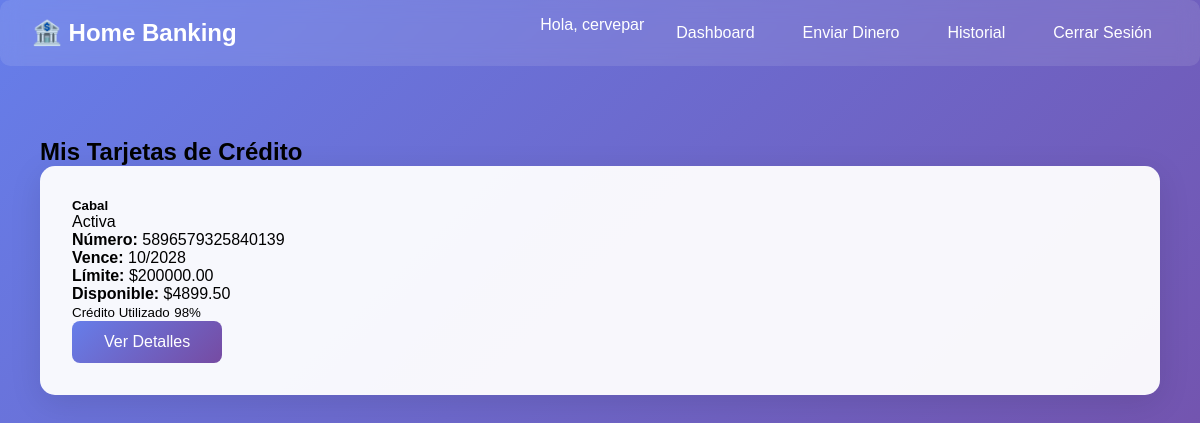
Page /tarjeta-credito/mis-tarjetas/ (signed in) on the earlier database version.
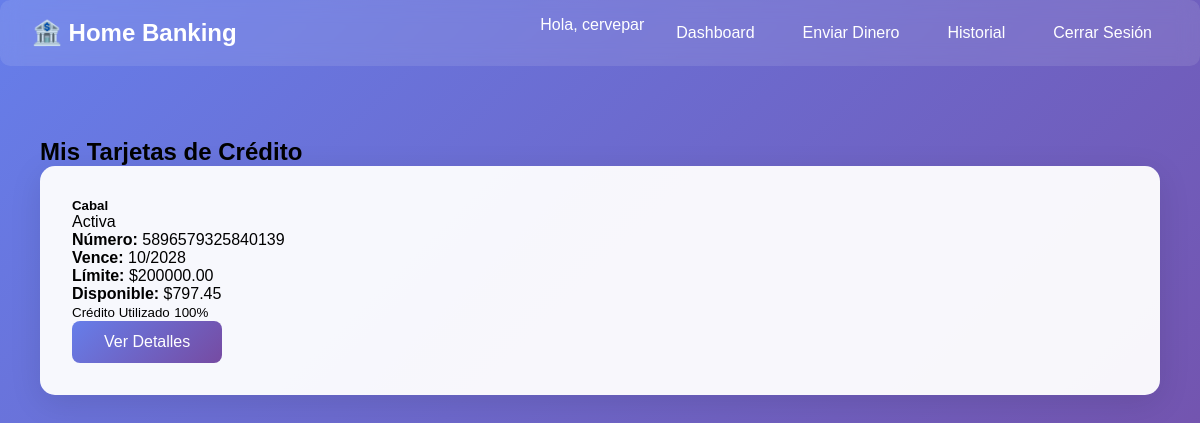
Same page on the later database version.
### tarjeta_credito/models.py (models this page shows, shortened)
class TarjetaCredito(models.Model):
    MARCA_CHOICES = [
        ('CABAL', 'Cabal'),
        ('CREDICARD', 'Credicard'),
    ]
    ESTADO_CHOICES = [
        ('ACTIVA', 'Activa'),
        ('BLOQUEADA', 'Bloqueada'),
        ('VENCIDA', 'Vencida'),
        ('CANCELADA', 'Cancelada'),
    ]
    usuario = models.ForeignKey(
        User,
        on_delete=models.CASCADE,
        related_name='tarjetas_credito'
    )
    identificador_unico = models.UUIDField(
        default=uuid.uuid4,
        unique=True,
        editable=False,
        help_text="Identificador único de la tarjeta para uso en APIs"
    )
    numero_tarjeta = models.CharField(
        max_length=16,
        unique=True,
        editable=False,
        validators=[MinLengthValidator(16), MaxLengthValidator(16)]
    )
    ultimos_4_digitos = models.CharField(
        max_length=4,
        editable=False,
        validators=[MinLengthValidator(4), MaxLengthValidator(4)]
    )
    marca = models.CharField(
        max_length=20,
        choices=MARCA_CHOICES,
        default='CABAL'
    )
    cvc = models.CharField(
        max_length=4,
        editable=False,
        validators=[MinLengthValidator(3), MaxLengthValidator(4)]
    )
    fecha_vencimiento = models.DateField(editable=False)
    fecha_creacion = models.DateTimeField(auto_now_add=True)
    estado = models.CharField(
        max_length=15,
        choices=ESTADO_CHOICES,
        default='ACTIVA'
    )
    limite_credito = models.DecimalField(
        max_digits=15,
        decimal_places=2,
        default=50000.00
    )
    credito_disponible = models.DecimalField(
        max_digits=15,
        decimal_places=2,
        default=50000.00
    )
    @property
    def esta_vencida(self):
        return self.fecha_vencimiento < datetime.now().date()
    @property
    def credito_utilizado(self):
        return self.limite_credito - self.credito_disponible
    def actualizar_estado_si_vencida(self):
        if self.esta_vencida and self.estado == 'ACTIVA':
            self.estado = 'VENCIDA'
            self.save()
    class Meta:
        verbose_name = "Tarjeta de Crédito"
        verbose_name_plural = "Tarjetas de Crédito"
        ordering = ['-fecha_creacion']

### tarjeta_credito/views.py (the view)
# urls.py: path('mis-tarjetas/', views.mis_tarjetas_view, name='mis_tarjetas'),
@login_required
def mis_tarjetas_view(request):
    tarjetas = TarjetaCredito.objects.filter(usuario=request.user)
    for tarjeta in tarjetas:
        tarjeta.actualizar_estado_si_vencida()
    context = {
        'tarjetas': tarjetas
    }
    return render(request, 'tarjeta_credito/mis_tarjetas.html', context)

### tarjeta_credito/templates/tarjeta_credito/mis_tarjetas.html (shortened to what this page needs)
{% extends 'cuenta/base.html' %}
{% block content %}
<div class="container mt-4">
    <div class="d-flex justify-content-between align-items-center mb-4">
        <h2>Mis Tarjetas de Crédito</h2>
    </div>
    {% if tarjetas %}
        <div class="row">
            {% for tarjeta in tarjetas %}
                <div class="col-md-6 mb-4">
                    <div class="card h-100">
                        <div class="card-body">
                            <div class="d-flex justify-content-between align-items-center mb-3">
                                <h5 class="card-title mb-0">{{ tarjeta.get_marca_display }}</h5>
                                <span class="badge
                                    {% if tarjeta.estado == 'ACTIVA' %}bg-success
                                    {% elif tarjeta.estado == 'BLOQUEADA' %}bg-warning
                                    {% elif tarjeta.estado == 'VENCIDA' %}bg-danger
                                    {% else %}bg-secondary{% endif %}">
                                    {{ tarjeta.get_estado_display }}
                                </span>
                            </div>
                            <div class="card-text">
                                <p class="mb-2">
                                    <strong>Número:</strong> {{ tarjeta.numero_tarjeta }}
                                </p>
                                <p class="mb-2">
                                    <strong>Vence:</strong> {{ tarjeta.fecha_vencimiento|date:"m/Y" }}
                                </p>
                                <p class="mb-2">
                                    <strong>Límite:</strong> ${{ tarjeta.limite_credito|floatformat:2 }}
                                </p>
                                <p class="mb-3">
                                    <strong>Disponible:</strong>
                                    <span class="text-success">${{ tarjeta.credito_disponible|floatformat:2 }}</span>
                                </p>
                                {% with porcentaje_usado=tarjeta.credito_utilizado|floatformat:0 total=tarjeta.limite_credito|floatformat:0 %}
                                    {% widthratio tarjeta.credito_utilizado tarjeta.limite_credito 100 as porcentaje %}
                                    <div class="mb-3">
                                        <div class="d-flex justify-content-between">
                                            <small>Crédito Utilizado</small>
                                            <small>{{ porcentaje }}%</small>
                                        </div>
                                    </div>
                                {% endwith %}
                            </div>
                        </div>
                        <div class="card-footer">
                            <div class="d-grid">
                                <a href="{% url 'tarjeta_credito:detalle_tarjeta' tarjeta.id %}"
                                   class="btn btn-outline-primary">
                                     Ver Detalles
                                </a>
                            </div>
                        </div>
                    </div>
                </div>
            {% endfor %}
        </div>
    {% endif %}
</div>
{% endblock %}

Differences in the rows shown:
changed TarjetaCredito "Activa": credito_disponible "4899.50" → "797.45"; porcentaje "98" → "100"
